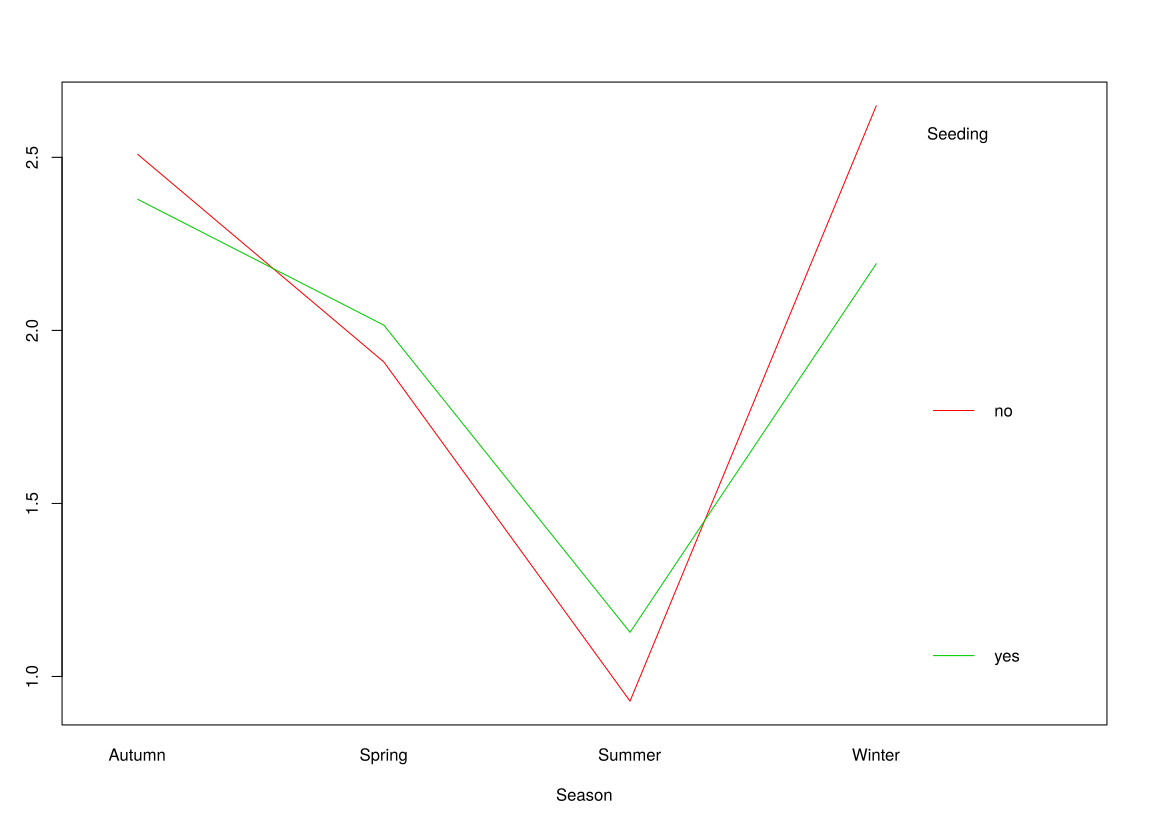

Here is the R script that generated this plot:
cs <- read.table("http://media.pearsoncmg.com/cmg/pmmg_mml_shared/mathstatsresources/Akritas/CloudSeed2w.txt", header = T)

mcm <- tapply(cs$rain, cs[, c(2,3)], mean) # the matrix of cell means

alphas <- rowMeans(mcm)-mean(mcm) # the vector of main row effects
betas <- colMeans(mcm)-mean(mcm) # the vector main column effects
gammas <- t(t(mcm-mean(mcm)-alphas)-betas) # the matrix of interaction effects

attach(cs) # so variables can be referred to by name
interaction.plot(season, seeded, rain, col = c(2,3), lty = 1, xlab = "Season", ylab = "Cell Means of Rainfall", trace.label = "Seeding")
